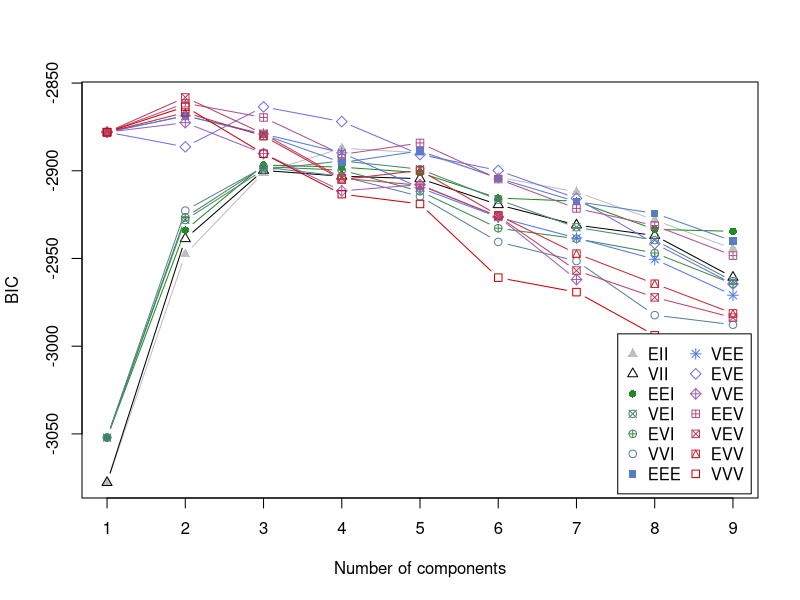
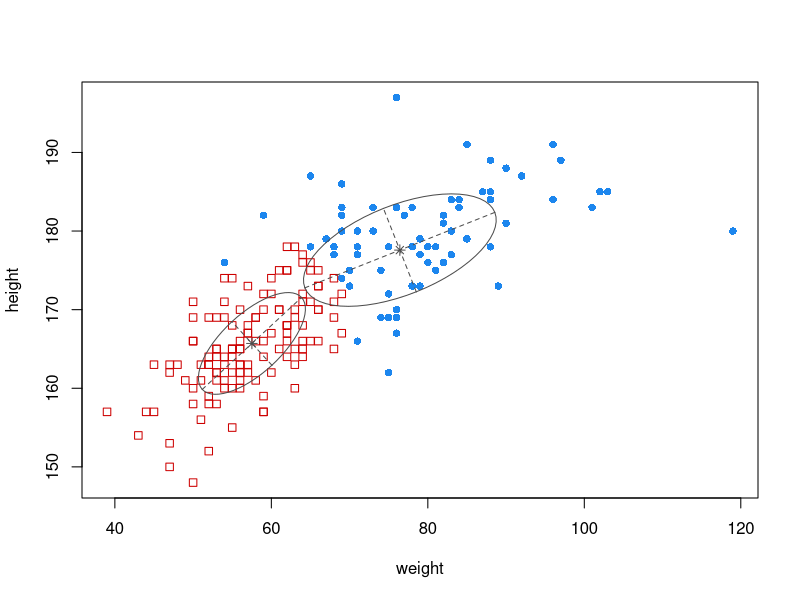
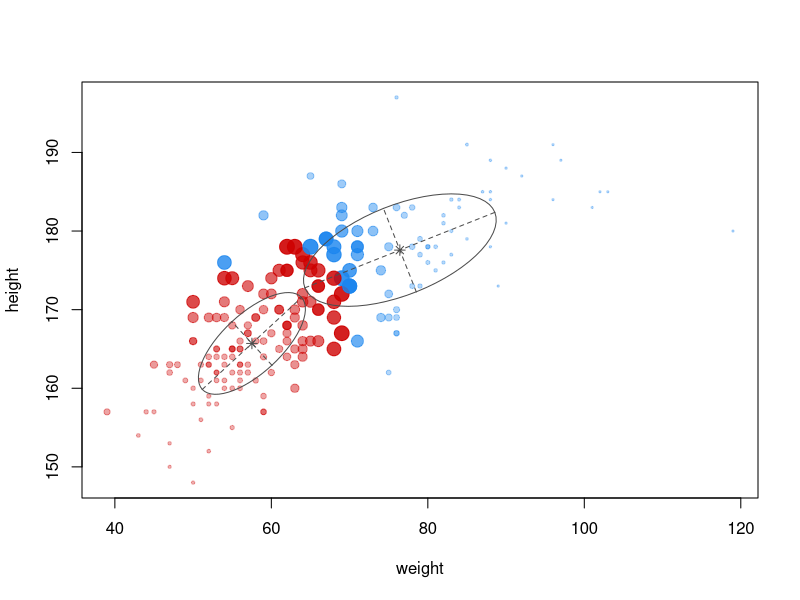
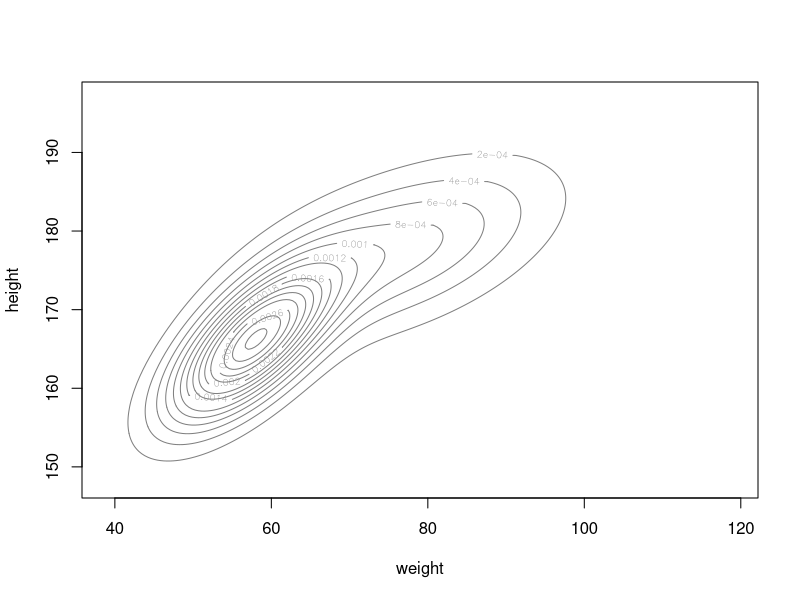

Write R code to recreate these figures, in order. (Note: this script raises an error after producing the figures.)
require(car)
require(mclust)

# change working directory
frame_files <- lapply(sys.frames(), function(x) x$ofile)
frame_files <- Filter(Negate(is.null), frame_files)
setwd(dirname(frame_files[[length(frame_files)]]))

summary(Davis)
# sex         weight          height          repwt            repht
# F:112   Min.   : 39.0   Min.   : 57.0   Min.   : 41.00   Min.   :148.0
# M: 88   1st Qu.: 55.0   1st Qu.:164.0   1st Qu.: 55.00   1st Qu.:160.5
#         Median : 63.0   Median :169.5   Median : 63.00   Median :168.0
#         Mean   : 65.8   Mean   :170.0   Mean   : 65.62   Mean   :168.5
#         3rd Qu.: 74.0   3rd Qu.:177.2   3rd Qu.: 73.50   3rd Qu.:175.0
#         Max.   :166.0   Max.   :197.0   Max.   :124.00   Max.   :200.0
#                                         NA's   :17       NA's   :17

X <- Davis[-12, c("weight", "height")]
res <- Mclust(X)
summary(res, parameters = T)
# ----------------------------------------------------
# Gaussian finite mixture model fitted by EM algorithm
# ----------------------------------------------------
#
# Mclust VEV (ellipsoidal, equal shape) model with 2 components:
#
#  log.likelihood   n df       BIC       ICL
#       -1402.653 199 10 -2858.238 -2921.798
#
# Clustering table:
#   1   2
#  78 121
#
# Mixing probabilities:
#         1         2
# 0.4313847 0.5686153
#
# Means:
#             [,1]      [,2]
# weight  75.80214  57.32628
# height 177.21662 165.55903
#
# Variances:
# [,,1]
#           weight   height
# weight 154.01612 49.82309
# height  49.82309 53.08884
# [,,2]
#          weight   height
# weight 45.44897 29.80516
# height 29.80516 41.76247

plot(res)

pi <- res$parameters$pro # mix rete
X <- Davis[, c("weight", "height")]
XX <- cdens(
      modelName = res$modelName,
      X,
      parameters = res$parameters
  )

anomaly <- -log(as.matrix(XX) %*% as.matrix(pi))

d <- data.frame(x = c(1:200), y = anomaly)

p <- ggplot(d,
      aes(
        x = x,
        y = y
      )
    )
p <- p + geom_point() +
    labs(title = "", x = "index", y = "anomaly")
plot(p)
ggsave("./img/mclust-anomaly.png", p)
